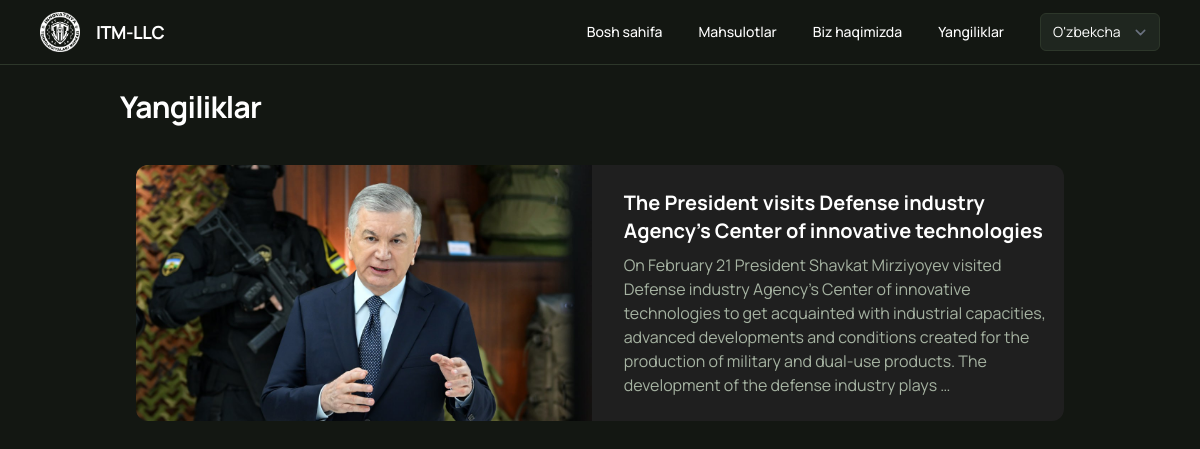
The page /uz/news/ on the database its author committed.
### news/models.py (models this page shows, shortened)
class NewsModel(BaseModel):  # ← Meros olayapti
    title = models.CharField(max_length=300)
    slug = models.SlugField(unique=True, blank=True)
    description = models.TextField()

class NewsImages(models.Model):
    news = models.ForeignKey(NewsModel,related_name='images',on_delete=models.CASCADE)
    image = models.ImageField("media/news/",blank=True,null=True)

### news/views.py (the view)
# urls.py: path('',NewsView.as_view(),name='news'),
class NewsView(View):
    def get(self,request):
        log_request(logger_name="news",request=request)
        try:
            data = NewsModel.objects.prefetch_related("images").all()
            print(f"news==========================={data}")
            if data.exists():
                context = {"data":data}
                return render(request,'news.html',context)
            return render(request, "404.html", {"message": "Ma'lumot topilmadi!"})
        except Exception as e:
            print(f"news==========================={e}")
            return render(request, "error.html", {"message": f"Xatolik: {str(e)}"})

### shared/utils.py (called while the page is built)
def log_request(request, logger_name='default'):
    logger = logging.getLogger(logger_name)
    user = request.user.username if request.user.is_authenticated else 'Anonymous'
    method = request.method
    path = request.get_full_path()
    get_data = dict(request.GET)
    post_data = dict(request.POST)
    ip_address = get_client_ip(request)
    user_agent = request.META.get('HTTP_USER_AGENT', '')
    logger.info("Yangi so‘rov:")
    logger.info(f"Method: {method}")
    logger.info(f"URL: {path}")
    logger.info(f"GET: {get_data}")
    logger.info(f"POST: {post_data}")
    logger.info(f"User: {user}")
    logger.info(f"IP Address: {ip_address}")
    logger.info(f"User-Agent: {user_agent}")
    logger.info("-"*150)

def get_client_ip(request):
    x_forwarded_for = request.META.get('HTTP_X_FORWARDED_FOR')
    if x_forwarded_for:
        return x_forwarded_for.split(',')[0]
    return request.META.get('REMOTE_ADDR')

### news/templates/news.html (shortened to what this page needs)
{% extends "base.html" %} {% load i18n %} {% block content %}
<div
  class="flex justify-center w-full px-4 sm:px-6 md:px-10 lg:px-20 xl:px-40 py-6 min-h-screen"
>
  <div
    class="layout-content-container w-full max-w-[960px] flex flex-col gap-6 flex-grow"
  >
    <div class="px-2 sm:px-0">
      <h1 class="text-white text-2xl sm:text-3xl font-bold tracking-tight">
      </h1>
    </div>
    <div class="flex flex-col gap-4 flex-grow">
      {% for item in data %}
      <a href="{% url 'news-detail' item.slug %}" class="block">
        <div
          class="group p-3 sm:p-4 rounded-xl transition-transform duration-300 ease-in-out hover:scale-[1.02]"
        >
          <div
            class="flex flex-col md:flex-row gap-4 rounded-xl bg-[#1f1f1f] overflow-hidden"
          >
            {% if item.images.first %}
            <div
              class="w-full md:w-1/2 aspect-video bg-cover bg-center"
              style="background-image: url('{{ item.images.first.image.url }}');"
            ></div>
            {% else %}
            <div
              class="w-full md:w-1/2 aspect-video bg-gray-700 flex items-center justify-center text-white text-sm"
            >
              No image
            </div>
            {% endif %}
            <div
              class="flex flex-col justify-center w-full md:w-1/2 px-4 py-4 gap-2"
            >
              <h2 class="text-white text-lg sm:text-xl font-bold leading-tight">
                {{ item.title }}
              </h2>
              <p class="text-[#a6b3a2] text-sm sm:text-base leading-normal">
                {{ item.description|truncatewords:40 }}
              </p>
            </div>
          </div>
        </div>
      </a>
      {% endfor %}
    </div>
  </div>
</div>
{% endblock content %}

### rows shown on the page
NewsModel: images.first.image (picture), title "The President visits Defense industry Agency’s Center of innovative technologies", description "On February 21 President Shavkat Mirziyoyev visited Defense industry Agency’s Center of innovative technologies to get acquainted with industrial capacities, advanced developments and conditions created for the production of military and dual-use products. The development of the defense industry plays …"
